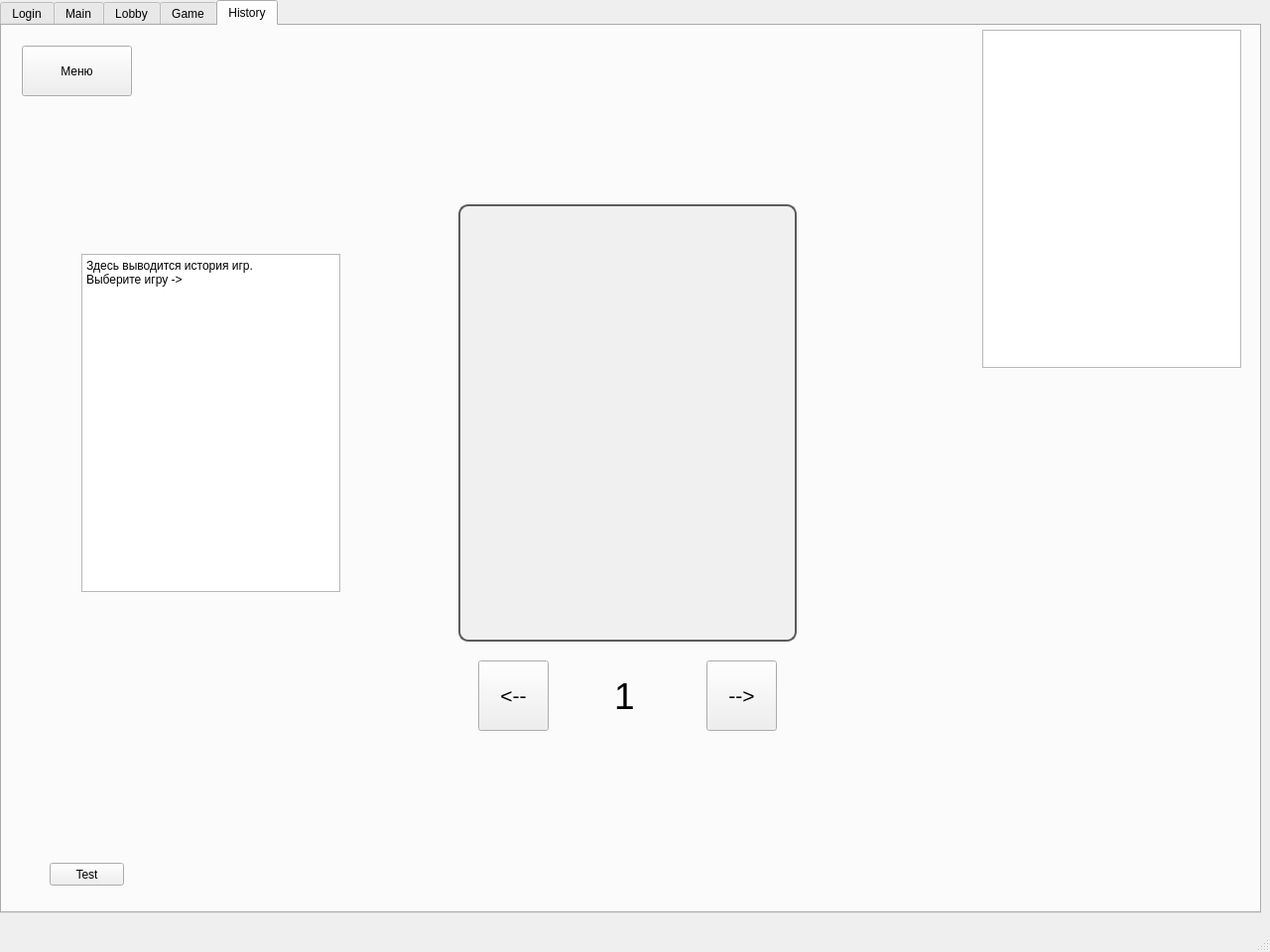
<?xml version="1.0" encoding="UTF-8"?>
<ui version="4.0">
 <class>MainWindow</class>
 <widget class="QMainWindow" name="MainWindow">
  <property name="geometry">
   <rect>
    <x>0</x>
    <y>0</y>
    <width>1280</width>
    <height>960</height>
   </rect>
  </property>
  <property name="sizePolicy">
   <sizepolicy hsizetype="Fixed" vsizetype="Fixed">
    <horstretch>0</horstretch>
    <verstretch>0</verstretch>
   </sizepolicy>
  </property>
  <property name="minimumSize">
   <size>
    <width>1280</width>
    <height>960</height>
   </size>
  </property>
  <property name="maximumSize">
   <size>
    <width>1280</width>
    <height>960</height>
   </size>
  </property>
  <property name="windowTitle">
   <string>MainWindow</string>
  </property>
  <widget class="QWidget" name="centralwidget">
   <widget class="QTabWidget" name="tabWidget">
    <property name="geometry">
     <rect>
      <x>0</x>
      <y>0</y>
      <width>1271</width>
      <height>921</height>
     </rect>
    </property>
    <property name="styleSheet">
     <string notr="true"/>
    </property>
    <property name="tabPosition">
     <enum>QTabWidget::North</enum>
    </property>
    <property name="currentIndex">
     <number>4</number>
    </property>
    <property name="tabsClosable">
     <bool>false</bool>
    </property>
    <property name="tabBarAutoHide">
     <bool>false</bool>
    </property>
    <widget class="QWidget" name="tabLogin">
     <attribute name="title">
      <string>Login</string>
     </attribute>
     <widget class="QLineEdit" name="passText">
      <property name="geometry">
       <rect>
        <x>440</x>
        <y>470</y>
        <width>400</width>
        <height>60</height>
       </rect>
      </property>
      <property name="font">
       <font>
        <pointsize>16</pointsize>
       </font>
      </property>
      <property name="text">
       <string/>
      </property>
      <property name="echoMode">
       <enum>QLineEdit::Password</enum>
      </property>
      <property name="placeholderText">
       <string>Введите пароль...</string>
      </property>
     </widget>
     <widget class="QLabel" name="label">
      <property name="geometry">
       <rect>
        <x>540</x>
        <y>280</y>
        <width>201</width>
        <height>61</height>
       </rect>
      </property>
      <property name="text">
       <string>&lt;html&gt;&lt;head/&gt;&lt;body&gt;&lt;p&gt;&lt;span style=&quot; font-size:24pt;&quot;&gt;Авторизация&lt;/span&gt;&lt;/p&gt;&lt;/body&gt;&lt;/html&gt;</string>
      </property>
     </widget>
     <widget class="QPushButton" name="loginButton">
      <property name="geometry">
       <rect>
        <x>450</x>
        <y>550</y>
        <width>381</width>
        <height>61</height>
       </rect>
      </property>
      <property name="font">
       <font>
        <pointsize>16</pointsize>
       </font>
      </property>
      <property name="text">
       <string>Войти</string>
      </property>
     </widget>
     <widget class="QCheckBox" name="saveLogPass">
      <property name="geometry">
       <rect>
        <x>460</x>
        <y>620</y>
        <width>81</width>
        <height>31</height>
       </rect>
      </property>
      <property name="text">
       <string>Запомнить</string>
      </property>
     </widget>
     <widget class="QLineEdit" name="loginText">
      <property name="geometry">
       <rect>
        <x>440</x>
        <y>350</y>
        <width>400</width>
        <height>60</height>
       </rect>
      </property>
      <property name="font">
       <font>
        <pointsize>16</pointsize>
       </font>
      </property>
      <property name="text">
       <string/>
      </property>
      <property name="placeholderText">
       <string>Введите логин...</string>
      </property>
     </widget>
    </widget>
    <widget class="QWidget" name="tabMain">
     <attribute name="title">
      <string>Main</string>
     </attribute>
     <widget class="QPushButton" name="singleButton">
      <property name="geometry">
       <rect>
        <x>530</x>
        <y>270</y>
        <width>261</width>
        <height>71</height>
       </rect>
      </property>
      <property name="font">
       <font>
        <pointsize>16</pointsize>
       </font>
      </property>
      <property name="text">
       <string>Одиночная игра</string>
      </property>
     </widget>
     <widget class="QLabel" name="label_2">
      <property name="geometry">
       <rect>
        <x>480</x>
        <y>30</y>
        <width>371</width>
        <height>151</height>
       </rect>
      </property>
      <property name="font">
       <font>
        <pointsize>44</pointsize>
       </font>
      </property>
      <property name="styleSheet">
       <string notr="true">Color:rgb(0, 170, 0)</string>
      </property>
      <property name="text">
       <string>Морской Бой</string>
      </property>
     </widget>
     <widget class="QPushButton" name="multiButton">
      <property name="geometry">
       <rect>
        <x>530</x>
        <y>360</y>
        <width>261</width>
        <height>71</height>
       </rect>
      </property>
      <property name="font">
       <font>
        <pointsize>16</pointsize>
       </font>
      </property>
      <property name="text">
       <string>Мультиплеер</string>
      </property>
     </widget>
     <widget class="QPushButton" name="historyButton">
      <property name="geometry">
       <rect>
        <x>530</x>
        <y>450</y>
        <width>261</width>
        <height>71</height>
       </rect>
      </property>
      <property name="font">
       <font>
        <pointsize>16</pointsize>
       </font>
      </property>
      <property name="text">
       <string>История игр</string>
      </property>
     </widget>
     <widget class="QPushButton" name="toLoginButton">
      <property name="geometry">
       <rect>
        <x>20</x>
        <y>20</y>
        <width>141</width>
        <height>71</height>
       </rect>
      </property>
      <property name="font">
       <font>
        <pointsize>12</pointsize>
       </font>
      </property>
      <property name="text">
       <string>Сменить Аккаунт</string>
      </property>
     </widget>
    </widget>
    <widget class="QWidget" name="tabLobby">
     <attribute name="title">
      <string>Lobby</string>
     </attribute>
     <widget class="QFrame" name="frame1">
      <property name="geometry">
       <rect>
        <x>350</x>
        <y>50</y>
        <width>600</width>
        <height>600</height>
       </rect>
      </property>
      <property name="styleSheet">
       <string notr="true">background:rgb(85, 170, 255)</string>
      </property>
      <property name="frameShape">
       <enum>QFrame::StyledPanel</enum>
      </property>
      <property name="frameShadow">
       <enum>QFrame::Raised</enum>
      </property>
     </widget>
     <widget class="QFrame" name="frame">
      <property name="geometry">
       <rect>
        <x>70</x>
        <y>190</y>
        <width>40</width>
        <height>40</height>
       </rect>
      </property>
      <property name="styleSheet">
       <string notr="true">background:gray</string>
      </property>
      <property name="frameShape">
       <enum>QFrame::StyledPanel</enum>
      </property>
      <property name="frameShadow">
       <enum>QFrame::Raised</enum>
      </property>
     </widget>
     <widget class="QFrame" name="frame_2">
      <property name="geometry">
       <rect>
        <x>120</x>
        <y>190</y>
        <width>40</width>
        <height>40</height>
       </rect>
      </property>
      <property name="styleSheet">
       <string notr="true">background:gray</string>
      </property>
      <property name="frameShape">
       <enum>QFrame::StyledPanel</enum>
      </property>
      <property name="frameShadow">
       <enum>QFrame::Raised</enum>
      </property>
     </widget>
     <widget class="QFrame" name="frame_3">
      <property name="geometry">
       <rect>
        <x>170</x>
        <y>190</y>
        <width>40</width>
        <height>40</height>
       </rect>
      </property>
      <property name="styleSheet">
       <string notr="true">background:gray</string>
      </property>
      <property name="frameShape">
       <enum>QFrame::StyledPanel</enum>
      </property>
      <property name="frameShadow">
       <enum>QFrame::Raised</enum>
      </property>
     </widget>
     <widget class="QFrame" name="frame_4">
      <property name="geometry">
       <rect>
        <x>220</x>
        <y>190</y>
        <width>40</width>
        <height>40</height>
       </rect>
      </property>
      <property name="styleSheet">
       <string notr="true">background:gray</string>
      </property>
      <property name="frameShape">
       <enum>QFrame::StyledPanel</enum>
      </property>
      <property name="frameShadow">
       <enum>QFrame::Raised</enum>
      </property>
     </widget>
     <widget class="QFrame" name="frame_5">
      <property name="geometry">
       <rect>
        <x>20</x>
        <y>240</y>
        <width>90</width>
        <height>40</height>
       </rect>
      </property>
      <property name="styleSheet">
       <string notr="true">background:gray</string>
      </property>
      <property name="frameShape">
       <enum>QFrame::StyledPanel</enum>
      </property>
      <property name="frameShadow">
       <enum>QFrame::Raised</enum>
      </property>
     </widget>
     <widget class="QFrame" name="frame_6">
      <property name="geometry">
       <rect>
        <x>120</x>
        <y>240</y>
        <width>90</width>
        <height>40</height>
       </rect>
      </property>
      <property name="styleSheet">
       <string notr="true">background:gray</string>
      </property>
      <property name="frameShape">
       <enum>QFrame::StyledPanel</enum>
      </property>
      <property name="frameShadow">
       <enum>QFrame::Raised</enum>
      </property>
     </widget>
     <widget class="QFrame" name="frame_7">
      <property name="geometry">
       <rect>
        <x>220</x>
        <y>240</y>
        <width>90</width>
        <height>40</height>
       </rect>
      </property>
      <property name="styleSheet">
       <string notr="true">background:gray</string>
      </property>
      <property name="frameShape">
       <enum>QFrame::StyledPanel</enum>
      </property>
      <property name="frameShadow">
       <enum>QFrame::Raised</enum>
      </property>
     </widget>
     <widget class="QFrame" name="frame_8">
      <property name="geometry">
       <rect>
        <x>20</x>
        <y>290</y>
        <width>140</width>
        <height>40</height>
       </rect>
      </property>
      <property name="styleSheet">
       <string notr="true">background:gray</string>
      </property>
      <property name="frameShape">
       <enum>QFrame::StyledPanel</enum>
      </property>
      <property name="frameShadow">
       <enum>QFrame::Raised</enum>
      </property>
     </widget>
     <widget class="QFrame" name="frame_9">
      <property name="geometry">
       <rect>
        <x>170</x>
        <y>290</y>
        <width>140</width>
        <height>40</height>
       </rect>
      </property>
      <property name="styleSheet">
       <string notr="true">background:gray</string>
      </property>
      <property name="frameShape">
       <enum>QFrame::StyledPanel</enum>
      </property>
      <property name="frameShadow">
       <enum>QFrame::Raised</enum>
      </property>
     </widget>
     <widget class="QFrame" name="frame_10">
      <property name="geometry">
       <rect>
        <x>70</x>
        <y>340</y>
        <width>190</width>
        <height>40</height>
       </rect>
      </property>
      <property name="styleSheet">
       <string notr="true">background:gray</string>
      </property>
      <property name="frameShape">
       <enum>QFrame::StyledPanel</enum>
      </property>
      <property name="frameShadow">
       <enum>QFrame::Raised</enum>
      </property>
     </widget>
     <widget class="QPushButton" name="menuButton">
      <property name="geometry">
       <rect>
        <x>10</x>
        <y>10</y>
        <width>111</width>
        <height>51</height>
       </rect>
      </property>
      <property name="font">
       <font>
        <pointsize>12</pointsize>
       </font>
      </property>
      <property name="text">
       <string>Меню</string>
      </property>
     </widget>
     <widget class="QPushButton" name="lConfirmButton">
      <property name="geometry">
       <rect>
        <x>570</x>
        <y>680</y>
        <width>160</width>
        <height>80</height>
       </rect>
      </property>
      <property name="font">
       <font>
        <pointsize>18</pointsize>
       </font>
      </property>
      <property name="text">
       <string>Confirm</string>
      </property>
     </widget>
     <widget class="QPushButton" name="lResetButton">
      <property name="geometry">
       <rect>
        <x>760</x>
        <y>680</y>
        <width>160</width>
        <height>80</height>
       </rect>
      </property>
      <property name="font">
       <font>
        <pointsize>18</pointsize>
       </font>
      </property>
      <property name="text">
       <string>Reset</string>
      </property>
     </widget>
     <widget class="QPushButton" name="lRandomButton">
      <property name="geometry">
       <rect>
        <x>380</x>
        <y>680</y>
        <width>160</width>
        <height>80</height>
       </rect>
      </property>
      <property name="font">
       <font>
        <pointsize>18</pointsize>
       </font>
      </property>
      <property name="text">
       <string>Random</string>
      </property>
     </widget>
     <widget class="QFrame" name="waitingWindow">
      <property name="geometry">
       <rect>
        <x>470</x>
        <y>210</y>
        <width>361</width>
        <height>271</height>
       </rect>
      </property>
      <property name="styleSheet">
       <string notr="true">background:white</string>
      </property>
      <property name="frameShape">
       <enum>QFrame::StyledPanel</enum>
      </property>
      <property name="frameShadow">
       <enum>QFrame::Raised</enum>
      </property>
      <widget class="QLabel" name="label_8">
       <property name="geometry">
        <rect>
         <x>10</x>
         <y>40</y>
         <width>341</width>
         <height>191</height>
        </rect>
       </property>
       <property name="font">
        <font>
         <pointsize>24</pointsize>
        </font>
       </property>
       <property name="text">
        <string>&lt;html&gt;&lt;head/&gt;&lt;body&gt;&lt;p align=&quot;center&quot;&gt;Ожидание&lt;/p&gt;&lt;p align=&quot;center&quot;&gt;второго&lt;/p&gt;&lt;p align=&quot;center&quot;&gt;игрока&lt;/p&gt;&lt;/body&gt;&lt;/html&gt;</string>
       </property>
      </widget>
     </widget>
    </widget>
    <widget class="QWidget" name="tabGame">
     <attribute name="title">
      <string>Game</string>
     </attribute>
     <widget class="QFrame" name="myField">
      <property name="geometry">
       <rect>
        <x>100</x>
        <y>260</y>
        <width>355</width>
        <height>355</height>
       </rect>
      </property>
      <property name="styleSheet">
       <string notr="true">background:rgb(85, 170, 255)</string>
      </property>
      <property name="frameShape">
       <enum>QFrame::StyledPanel</enum>
      </property>
      <property name="frameShadow">
       <enum>QFrame::Raised</enum>
      </property>
     </widget>
     <widget class="QFrame" name="enemyField">
      <property name="geometry">
       <rect>
        <x>790</x>
        <y>260</y>
        <width>355</width>
        <height>355</height>
       </rect>
      </property>
      <property name="styleSheet">
       <string notr="true">background:rgb(85, 170, 255)</string>
      </property>
      <property name="frameShape">
       <enum>QFrame::StyledPanel</enum>
      </property>
      <property name="frameShadow">
       <enum>QFrame::Raised</enum>
      </property>
     </widget>
     <widget class="QLabel" name="player1Name">
      <property name="geometry">
       <rect>
        <x>180</x>
        <y>180</y>
        <width>191</width>
        <height>61</height>
       </rect>
      </property>
      <property name="font">
       <font>
        <pointsize>16</pointsize>
       </font>
      </property>
      <property name="text">
       <string>Player:</string>
      </property>
     </widget>
     <widget class="QLabel" name="player2Name">
      <property name="geometry">
       <rect>
        <x>870</x>
        <y>180</y>
        <width>191</width>
        <height>61</height>
       </rect>
      </property>
      <property name="font">
       <font>
        <pointsize>16</pointsize>
       </font>
      </property>
      <property name="text">
       <string>Player:</string>
      </property>
     </widget>
     <widget class="QLabel" name="curTurn">
      <property name="geometry">
       <rect>
        <x>510</x>
        <y>30</y>
        <width>311</width>
        <height>71</height>
       </rect>
      </property>
      <property name="font">
       <font>
        <pointsize>24</pointsize>
       </font>
      </property>
      <property name="text">
       <string>Сейчас ходит: </string>
      </property>
     </widget>
     <widget class="QLabel" name="label_3">
      <property name="geometry">
       <rect>
        <x>115</x>
        <y>210</y>
        <width>401</width>
        <height>61</height>
       </rect>
      </property>
      <property name="font">
       <font>
        <pointsize>17</pointsize>
       </font>
      </property>
      <property name="text">
       <string>A   B   C   D   E   F   G   H   I   J</string>
      </property>
     </widget>
     <widget class="QLabel" name="label_4">
      <property name="geometry">
       <rect>
        <x>80</x>
        <y>247</y>
        <width>21</width>
        <height>381</height>
       </rect>
      </property>
      <property name="font">
       <font>
        <pointsize>18</pointsize>
        <weight>50</weight>
        <italic>false</italic>
        <bold>false</bold>
        <underline>false</underline>
        <stylestrategy>PreferDefault</stylestrategy>
        <kerning>true</kerning>
       </font>
      </property>
      <property name="lineWidth">
       <number>1</number>
      </property>
      <property name="text">
       <string>&lt;html&gt;&lt;head/&gt;&lt;body&gt;&lt;p&gt;&lt;span style=&quot; font-size:16pt;&quot;&gt;0&lt;/span&gt;&lt;/p&gt;&lt;p&gt;&lt;span style=&quot; font-size:16pt;&quot;&gt;1&lt;/span&gt;&lt;/p&gt;&lt;p&gt;&lt;span style=&quot; font-size:16pt;&quot;&gt;2&lt;/span&gt;&lt;/p&gt;&lt;p&gt;&lt;span style=&quot; font-size:16pt;&quot;&gt;3&lt;/span&gt;&lt;/p&gt;&lt;p&gt;&lt;span style=&quot; font-size:16pt;&quot;&gt;4&lt;/span&gt;&lt;/p&gt;&lt;p&gt;&lt;span style=&quot; font-size:16pt;&quot;&gt;5&lt;/span&gt;&lt;/p&gt;&lt;p&gt;&lt;span style=&quot; font-size:16pt;&quot;&gt;6&lt;/span&gt;&lt;/p&gt;&lt;p&gt;&lt;span style=&quot; font-size:16pt;&quot;&gt;7&lt;/span&gt;&lt;/p&gt;&lt;p&gt;&lt;span style=&quot; font-size:16pt;&quot;&gt;8&lt;/span&gt;&lt;/p&gt;&lt;p&gt;&lt;span style=&quot; font-size:16pt;&quot;&gt;9&lt;/span&gt;&lt;/p&gt;&lt;/body&gt;&lt;/html&gt;</string>
      </property>
     </widget>
     <widget class="QLabel" name="label_6">
      <property name="geometry">
       <rect>
        <x>770</x>
        <y>247</y>
        <width>21</width>
        <height>381</height>
       </rect>
      </property>
      <property name="font">
       <font>
        <pointsize>18</pointsize>
        <weight>50</weight>
        <italic>false</italic>
        <bold>false</bold>
        <underline>false</underline>
        <stylestrategy>PreferDefault</stylestrategy>
        <kerning>true</kerning>
       </font>
      </property>
      <property name="lineWidth">
       <number>1</number>
      </property>
      <property name="text">
       <string>&lt;html&gt;&lt;head/&gt;&lt;body&gt;&lt;p&gt;&lt;span style=&quot; font-size:16pt;&quot;&gt;0&lt;/span&gt;&lt;/p&gt;&lt;p&gt;&lt;span style=&quot; font-size:16pt;&quot;&gt;1&lt;/span&gt;&lt;/p&gt;&lt;p&gt;&lt;span style=&quot; font-size:16pt;&quot;&gt;2&lt;/span&gt;&lt;/p&gt;&lt;p&gt;&lt;span style=&quot; font-size:16pt;&quot;&gt;3&lt;/span&gt;&lt;/p&gt;&lt;p&gt;&lt;span style=&quot; font-size:16pt;&quot;&gt;4&lt;/span&gt;&lt;/p&gt;&lt;p&gt;&lt;span style=&quot; font-size:16pt;&quot;&gt;5&lt;/span&gt;&lt;/p&gt;&lt;p&gt;&lt;span style=&quot; font-size:16pt;&quot;&gt;6&lt;/span&gt;&lt;/p&gt;&lt;p&gt;&lt;span style=&quot; font-size:16pt;&quot;&gt;7&lt;/span&gt;&lt;/p&gt;&lt;p&gt;&lt;span style=&quot; font-size:16pt;&quot;&gt;8&lt;/span&gt;&lt;/p&gt;&lt;p&gt;&lt;span style=&quot; font-size:16pt;&quot;&gt;9&lt;/span&gt;&lt;/p&gt;&lt;/body&gt;&lt;/html&gt;</string>
      </property>
     </widget>
     <widget class="QPushButton" name="concedeButton">
      <property name="geometry">
       <rect>
        <x>20</x>
        <y>20</y>
        <width>111</width>
        <height>51</height>
       </rect>
      </property>
      <property name="font">
       <font>
        <pointsize>12</pointsize>
       </font>
      </property>
      <property name="text">
       <string>Cдаться</string>
      </property>
     </widget>
     <widget class="QLabel" name="label_7">
      <property name="geometry">
       <rect>
        <x>805</x>
        <y>210</y>
        <width>401</width>
        <height>61</height>
       </rect>
      </property>
      <property name="font">
       <font>
        <pointsize>17</pointsize>
       </font>
      </property>
      <property name="text">
       <string>A   B   C   D   E   F   G   H   I   J</string>
      </property>
     </widget>
    </widget>
    <widget class="QWidget" name="tabHistory">
     <attribute name="title">
      <string>History</string>
     </attribute>
     <widget class="QWidget" name="widgetHistory" native="true">
      <property name="geometry">
       <rect>
        <x>460</x>
        <y>180</y>
        <width>341</width>
        <height>441</height>
       </rect>
      </property>
      <property name="styleSheet">
       <string notr="true">QWidget#widgetHistory {
    border: 2px solid #5c5c5c; 
    border-radius: 10px;     
    padding: 5px;         
    background-color: #f0f0f0;
}
</string>
      </property>
     </widget>
     <widget class="QPlainTextEdit" name="historyLog">
      <property name="geometry">
       <rect>
        <x>80</x>
        <y>230</y>
        <width>261</width>
        <height>341</height>
       </rect>
      </property>
      <property name="plainText">
       <string>Здесь выводится история игр.
Выберите игру -&gt;</string>
      </property>
     </widget>
     <widget class="QPushButton" name="historyLButton">
      <property name="geometry">
       <rect>
        <x>480</x>
        <y>640</y>
        <width>71</width>
        <height>71</height>
       </rect>
      </property>
      <property name="font">
       <font>
        <pointsize>16</pointsize>
       </font>
      </property>
      <property name="text">
       <string>&lt;--</string>
      </property>
     </widget>
     <widget class="QPushButton" name="historyRButton">
      <property name="geometry">
       <rect>
        <x>710</x>
        <y>640</y>
        <width>71</width>
        <height>71</height>
       </rect>
      </property>
      <property name="font">
       <font>
        <pointsize>16</pointsize>
       </font>
      </property>
      <property name="text">
       <string>--&gt;</string>
      </property>
     </widget>
     <widget class="QLabel" name="historyPage">
      <property name="geometry">
       <rect>
        <x>617</x>
        <y>640</y>
        <width>81</width>
        <height>71</height>
       </rect>
      </property>
      <property name="font">
       <font>
        <pointsize>28</pointsize>
       </font>
      </property>
      <property name="text">
       <string>1</string>
      </property>
     </widget>
     <widget class="QPushButton" name="menu2Button">
      <property name="geometry">
       <rect>
        <x>20</x>
        <y>20</y>
        <width>111</width>
        <height>51</height>
       </rect>
      </property>
      <property name="text">
       <string>Меню</string>
      </property>
     </widget>
    </widget>
   </widget>
   <widget class="QPushButton" name="testButton">
    <property name="geometry">
     <rect>
      <x>50</x>
      <y>870</y>
      <width>75</width>
      <height>23</height>
     </rect>
    </property>
    <property name="text">
     <string>Test</string>
    </property>
   </widget>
   <widget class="QPlainTextEdit" name="logWindow">
    <property name="geometry">
     <rect>
      <x>990</x>
      <y>30</y>
      <width>261</width>
      <height>341</height>
     </rect>
    </property>
   </widget>
  </widget>
  <widget class="QMenuBar" name="menubar">
   <property name="geometry">
    <rect>
     <x>0</x>
     <y>0</y>
     <width>1280</width>
     <height>21</height>
    </rect>
   </property>
  </widget>
  <widget class="QStatusBar" name="statusbar"/>
 </widget>
 <resources/>
 <connections/>
</ui>
